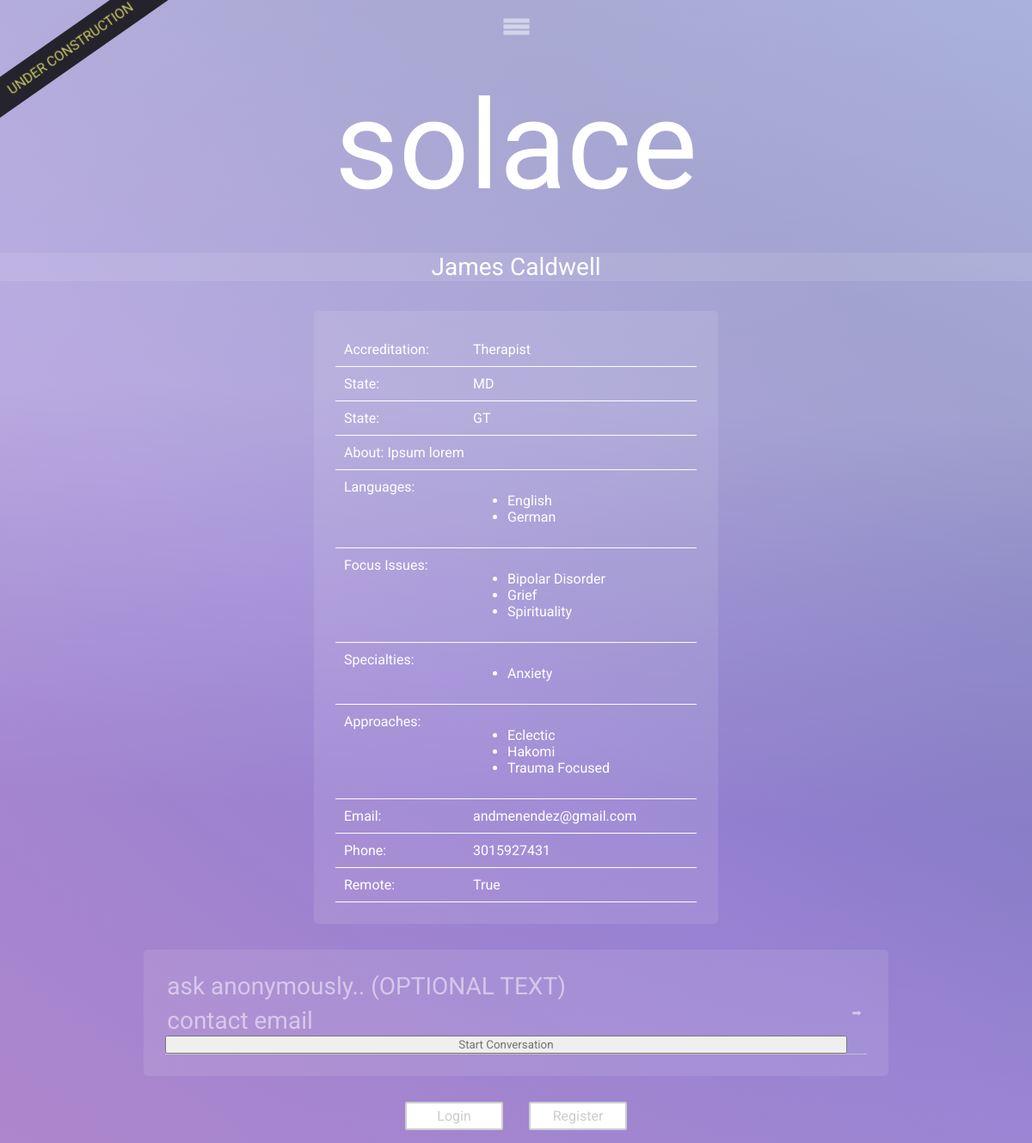
Page /practitioners/practitioner/1 on the committed database.
### practitioners/models.py (models this page shows, shortened)
class Practitioner(models.Model):
	account				= models.OneToOneField(User, related_name="practitioner", on_delete=models.CASCADE)
	verified			= models.BooleanField(default=False)
	available 			= models.DateTimeField(null=True, blank=True)
	first_name			= models.CharField(max_length=100)
	last_name			= models.CharField(max_length=100)
	email				= models.EmailField()
	phone				= models.IntegerField(null=True, blank=True)
	accreditation		= models.CharField(max_length=100, null=True, blank=True)
	license 			= models.CharField(max_length=100,  null=True, blank=True)
	is_remote			= models.BooleanField(default=False)
	state 				= models.CharField(max_length=2, null=True, blank=True)
	zipcode 			= models.IntegerField(null=True, blank=True)
	school 				= models.CharField(max_length=200, null=True, blank=True)
	about 				= models.TextField(null=True, blank = True)
	created 			= models.DateTimeField(auto_now_add=True)
	updated_at 			= models.DateTimeField(auto_now=True)
	def get_languages(self):
		return [str(language.getId()) for language in self.account.languages.all()]
	def get_focus_issues(self):
		return [focus_issue.getId() for focus_issue in self.account.focus_issues.all()]
	def get_specialties(self):
		return [specialty.getId() for specialty in self.account.specialties.all()]
	def get_approaches(self):
		return [approach.getId() for approach in self.account.approaches.all()]
	def get_languages_array(self):
		return [str(LanguageData.objects.get(id=id)) for id in self.get_languages()]
	def get_focus_issues_array(self):
		return [str(FocusIssueData.objects.get(id=id)) for id in self.get_focus_issues()]
	def get_specialties_array(self):
		return [str(SpecialtyData.objects.get(id=id)) for id in self.get_specialties()]
	def get_approaches_array(self):
		return [str(ApproachData.objects.get(id=id)) for id in self.get_approaches()]

### datamodels/models.py (models this page shows)
class LanguageData(models.Model):
	language 		= models.CharField(max_length=200)
	def __str__(self):
		return self.language

class FocusIssueData(models.Model):
	focus_issue 	= models.CharField(max_length=200)
	def __str__(self):
		return self.focus_issue

class SpecialtyData(models.Model):
	specialty 	= models.CharField(max_length=200)
	def __str__(self):
		return self.specialty

class ApproachData(models.Model):
	approach 		= models.CharField(max_length=200)
	def __str__(self):
		return self.approach

### practitioners/views.py (the view)
# urls.py: path('practitioner/<int:pract_id>', views.practitioner_public_profile, name="practitioner_public_profile")
def practitioner_public_profile(request, pract_id):
	context = {
		"pract": Practitioner.objects.get(id = pract_id)
	}
	return render(request, "practitioners/practitioner_public_profile.html", context)

### datamodels/models.py (called while the page is built)
	def getId(self):
		return self.language.id

	def getId(self):
		return self.focus_issue.id

	def getId(self):
		return self.specialty.id

	def getId(self):
		return self.approach.id

### practitioners/templates/practitioners/practitioner_public_profile.html (shortened to what this page needs)
{% extends 'layout/base.html' %}
{% block load_static %}
{% load static %}
	<link rel="stylesheet" type="text/css" href="{% static 'practitioners/practitioner_style.css' %}">
{% endblock %}
{% block body %}
<div class="title">
	{{ pract.first_name }} {{ pract.last_name }}
</div>
<div class="public_profile_container">
	<div class="info_row">	<div class="info_row_title">Accreditation:</div> {{ pract.accreditation }}</div>
	<div class="info_row">	<div class="info_row_title">State:</div> {{ pract.state }}</div>
	<div class="info_row">	<div class="info_row_title">State:</div> {{ pract.school }}</div>
	<div class="info_row">  <span><span class="info_row_title">About:</span> {{ pract.about }}</span></div>
	<div class="info_row">
		<div class="info_row_title">Languages:</div>
		<ul>
			{% for el in pract.get_languages_array %}
				<li> {{ el }} </li>
			{% endfor %}
		</ul>
	</div>
	<div class="info_row">
		<div class="info_row_title">Focus Issues:</div>
		<ul>
			{% for el in pract.get_focus_issues_array %}
				<li> {{ el }} </li>
			{% endfor %}
		</ul>
	</div>
	<div class="info_row">
		<div class="info_row_title">Specialties:</div>
		<ul>
			{% for el in pract.get_specialties_array %}
				<li> {{ el }} </li>
			{% endfor %}
		</ul>
	</div>
	<div class="info_row">
		<div class="info_row_title">Approaches:</div>
		<ul>
			{% for el in pract.get_approaches_array %}
				<li> {{ el }} </li>
			{% endfor %}
		</ul>
	</div>
	<div class="info_row"><div class="info_row_title">Email: </div>{{ pract.email }}</div>
	<div class="info_row"><div class="info_row_title">Phone: </div>{{ pract.phone }}</div>
	<div class="info_row"><div class="info_row_title">Remote: </div>{{ pract.is_remote }}</div>
</div>
{% if user.is_authenticated %}
	<div class="public_profile_container">
		<form method="post" action="{% url 'show_conversation' %}">
			{% csrf_token %}
			<input type="hidden" value="{{ user.client.to_char }}" 		name="sender_class">
			<input type="hidden" value="{{ pract.id }}" 	name="pract_id">
			<input type="submit" class="form_submit_button" value="Start Conversation">
		</form>
	</div>
{% else %}
	<div class="public_profile_container">
		<div id="anon_post_form_wrapper">
		<form id="anon_post_form" action="{% url 'send_message_anon' %}" method="post">
					<input name="message" type="textfield" id="anon_post_body" class="anon_textfield" placeholder="ask anonymously.. (OPTIONAL TEXT)"/>
					<input name="contact_id" type="textfield" id="anon_post_contactid" class="anon_textfield anon_id" placeholder="contact email"/>
			<input type="submit" class="form_submit_button" value="Start Conversation">
		</form>
		<button id="anon_button">➡</button>
		</div>
	</div>
	<div class="profile_login_option">
		<a href="{% url 'client_login' %}">
			<div class="index_option">Login</div>
		</a>
		<a href="{% url 'client_register' %}">
			<div class="index_option">Register</div>
		</a>
	</div>
{% endif %}
{% endblock %}
{% block foot_static_load %}
	{% load static %}
{% endblock %}

### posts/static/anon_post/base.css (style rules this page uses)
* { font-family: 'Roboto', sans-serif; }
html, body { position: absolute; width: 100%; min-height: 100%; margin: 0; }
body { background-color: black; display: flex; flex-direction: column; }
a { text-decoration: none; color: inherit; }
button { background: none; border: none; }

### posts/static/anon_post/anon_index.css (style rules this page uses)
.index_option { margin: 25px; color: rgba(255,255,255,0.5); transition: .5s; }
#anon_post_form_wrapper { border-bottom: 1px solid rgba(200,200,200,0.9); display: flex; flex-direction: row; justify-content: center; }
.anon_textfield { font-size: 28px; color: rgba(255,255,255,0.5); width: 100%; background-color: transparent; border: none; -ms-overflow-style: none; scrollbar-width: none; }
.anon_textfield::placeholder { color: rgba(255,255,255,.5); }
.anon_id { margin-top: 5px; padding-bottom: 1px; }
#anon_button { background: none; border: none; color: rgba(255,255,255,0.5); }

### practitioners/static/practitioners/practitioner_style.css (style rules this page uses)
* { color: rgba(100,100,100,0.9); }
.title { font-family: 'Roboto', sans-serif; font-size: 28px; color: white; margin: 40px 0 20px; width: 100%; text-align: center; background-color: rgba(255,255,255,0.1); }
.public_profile_container { margin: 15px; padding: 25px; background-color: rgba(255,255,255,0.1); border-radius: 5px; display: flex; flex-direction: column; justify-content: center; }
.public_profile_container * { font-family: 'Roboto', sans-serif; }
.info_row { border-bottom: 1px solid white; width: 400px; color: white; padding: 10px; display: flex; flex-direction: row; }
.info_row * { color: white; }
.info_row_title { color: white; width: 150px; }
.profile_login_option { display: flex; width: 400px; justify-content: center; }
.index_option { font-family: 'Roboto', sans-serif; width: 100px; color: rgba(200,200,200,0.9); text-align: center; background-color: white; padding: 5px; margin: 15px; border: 2px solid rgba(200,200,200,0.9); border-radius: 2px; transition: .25s; }
.form_submit_button { width: 100%; }

### rows in the picture
Practitioner: first_name "James", last_name "Caldwell", accreditation "Therapist", state "MD", school "GT", about "Ipsum lorem", email "andmenendez@gmail.com", phone "3015927431", is_remote "True"
LanguageData: get_languages_array "English"
LanguageData: get_languages_array "German"
FocusIssueData: get_focus_issues_array "Bipolar Disorder"
FocusIssueData: get_focus_issues_array "Grief"
FocusIssueData: get_focus_issues_array "Spirituality"
SpecialtyData: get_specialties_array "Anxiety"
ApproachData: get_approaches_array "Eclectic"
ApproachData: get_approaches_array "Hakomi"
ApproachData: get_approaches_array "Trauma Focused"
